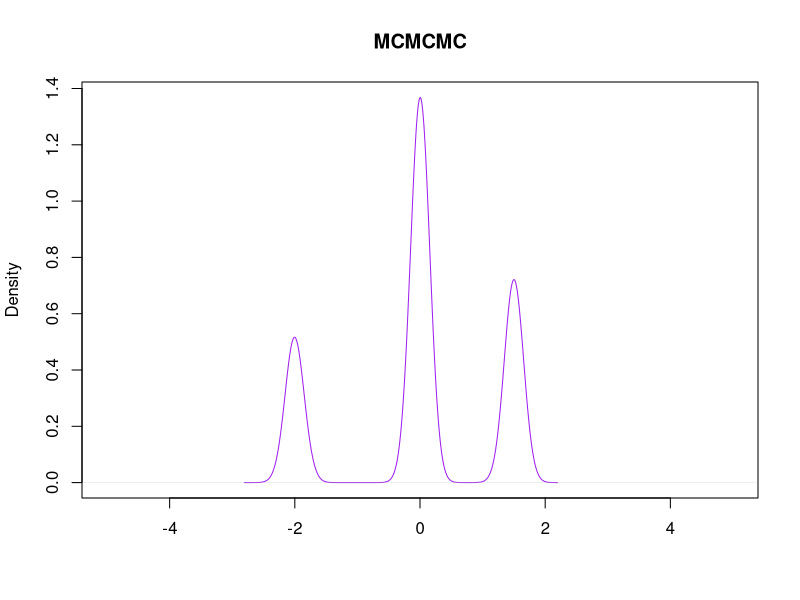

R code for this plot:
#! /usr/bin/env Rscript

# Number of iterations and chains
num_iterations <- 100000
num_chains <- 2

# Initialize chains
chains <- matrix(0, nrow = num_iterations, ncol = num_chains)

# Set initial values for each chain
chains[1, ] <- numeric(num_chains)

# Define temperatures for each chain
temperatures <- c(1, 10)  # Cold chain and hot chain

# Define the target distribution (mixture of normals)
target_distribution <- function(x) {
  weights <- c(0.2, 0.5, 0.3)
  means <- c(-2, 0, 1.5)
  sigma <- 0.1
  density <- sum(weights * sapply(means, function(mu) dnorm(x, mean = mu, sd = sigma)))
  return(log(density))  # Calculate the log density
}

# Function to perform a Metropolis-Hastings step
metropolis_hastings_step <- function(current, proposal, temperature, log_target) {
  log_acceptance_ratio <- (log_target(proposal) - log_target(current)) / temperature
  if (log(runif(1)) < log_acceptance_ratio) {
    return(proposal)
  } else {
    return(current)
  }
}

accepted_swap <- 0
# Perform Parallel Tempering MCMC
for (i in 2:num_iterations) {
  for (chain in 1:num_chains) {
    current_value <- chains[i-1, chain]
    proposal_value <- runif(1, current_value-0.5, current_value+0.5)
    
    # Adjust the proposal based on the chain's temperature
    temperature <- temperatures[chain]
    
    chains[i, chain] <- metropolis_hastings_step(
      current_value, proposal_value, temperature, target_distribution
    )
  }

  # Perform chain swapping with a certain probability
  if (i %% 100 == 1) {
    swap_chain <- c(1,2)
    chain1 <- swap_chain[1]
    chain2 <- swap_chain[2]
    current_values <- chains[i, c(chain1, chain2)]
    
    # Compute the Metropolis-Hastings acceptance ratio for swapping
    log_acceptance_ratio_swap <- (1/temperatures[chain2] - 1/temperatures[chain1]) * (target_distribution(current_values[chain1]) - target_distribution(current_values[chain2]))
    
    if (log(runif(1)) < log_acceptance_ratio_swap) {
      # Swap the values between chain1 and chain2
      chains[i, c(chain1, chain2)] <- chains[i, c(chain2, chain1)]
      accepted_swap <- accepted_swap + 1
    }
  }
}

# Plot
plot(density(chains[-(1:num_iterations/2), 1]), main = "MCMCMC", xlab = "", col = "purple", xlim=c(-5,5))
cat(paste("accepted swap:", accepted_swap), "\n")

